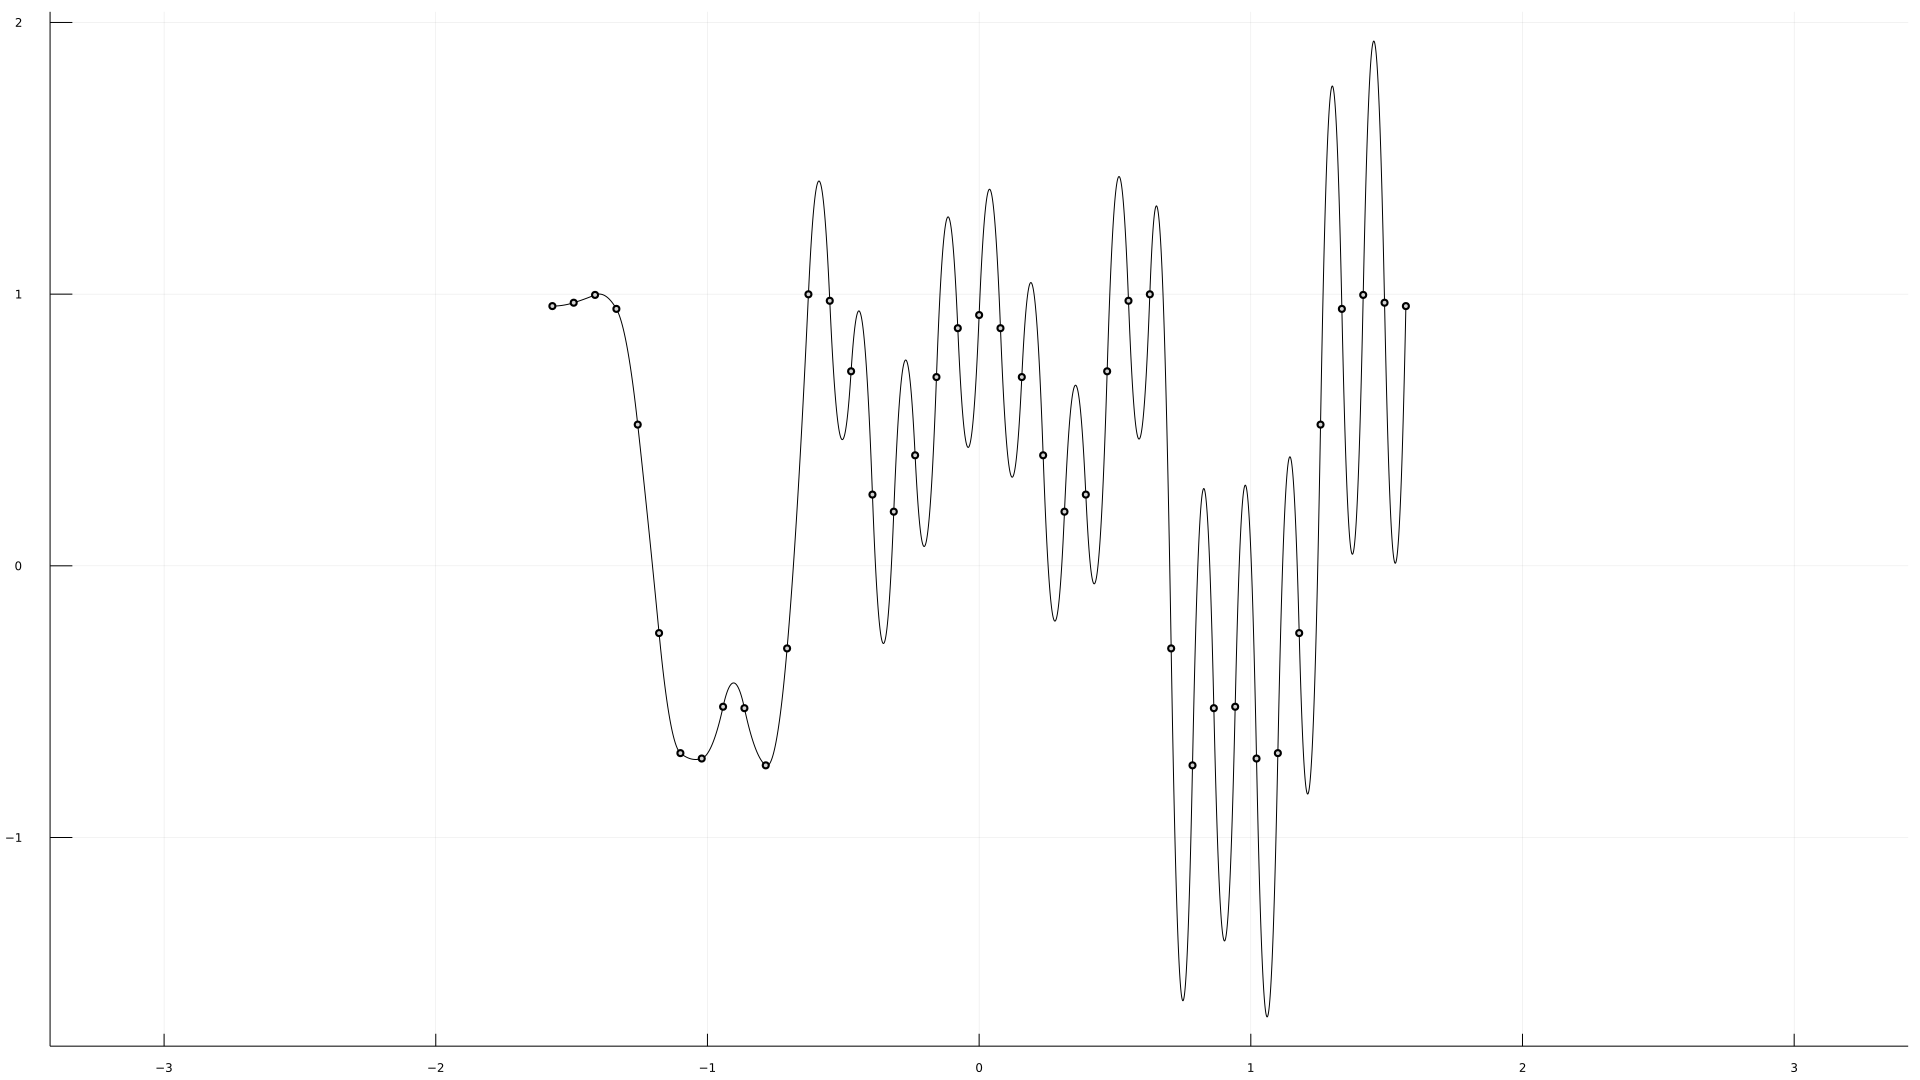

Source code (Julia):
using Plots
gr(size=(1920,1080))

function Spline_quadratica3(x,y)
    n = length(x) - 1
    a = copy(y)
    h = zeros(n)
    for i = 1:(n)
        h[i] = x[i+1]-x[i]
    end
    α = zeros(n+1)
    for i = 2:(n+1)
        α[i] = 2*(a[i]-a[i-1])/h[i-1]
    end
    b = zeros(n+1)
    for i = 2:n+1
        b[i] = α[i] - b[i-1]
    end
    c = zeros(n+1)
    for i = 1:n
        c[i] = (b[i+1] - b[i])/(2*h[i])
    end
    #plot
    #Sj(x) = aj + bj(x - xj) + cj(x - xj)^2
    for i = 1:n
        f(z) = a[i] + b[i]*(z - x[i]) + c[i]*(z - x[i])^2
        s = range(x[i],x[i+1]; length=100)
        if i == 1
            plot(f,s, c=:black, leg=false)
        else
            plot!(f,s, c=:black, leg=false)
        end
    end
    scatter!(x, a, c=:lightgray, aspect_ratio=:equal,leg=false)
    savefig("Splines quadraticas 2.png")
end
